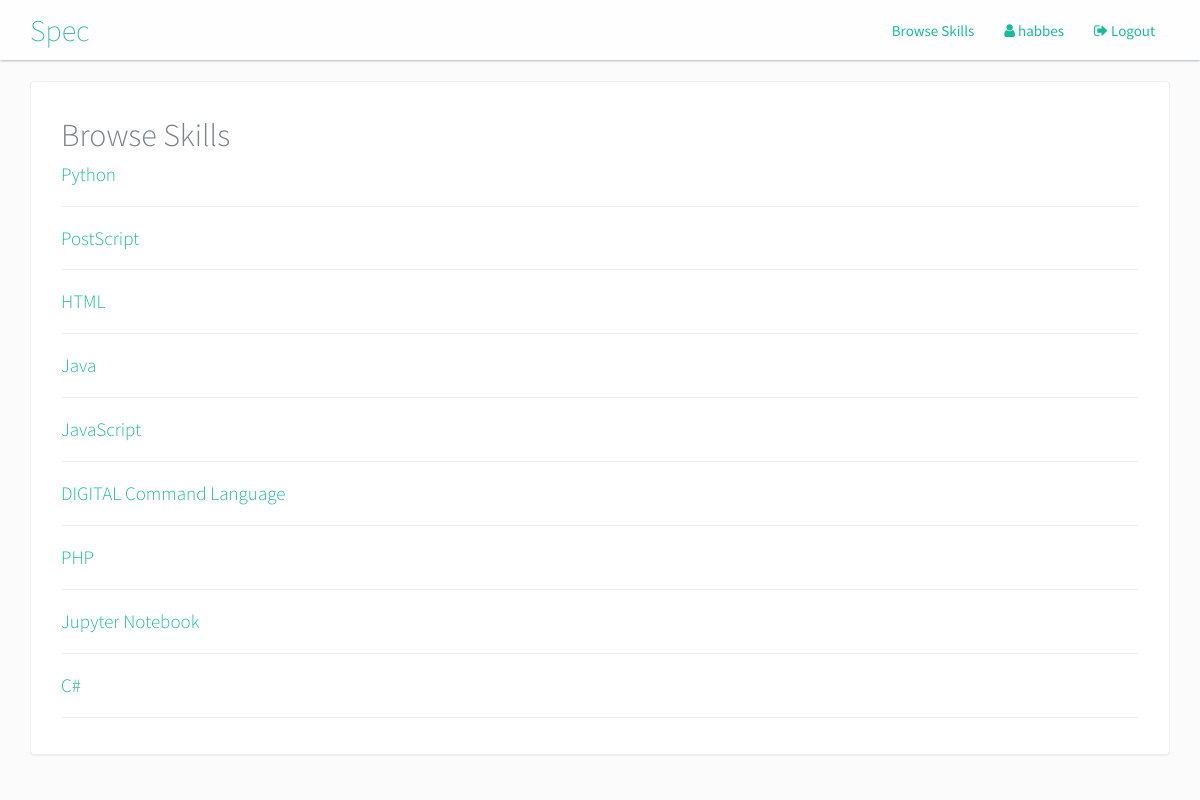
The page /skills/ (signed in) on the database its author committed.
### main/models.py (models this page shows)
class Skill(models.Model):
    name = models.CharField(max_length=255)
    description = models.TextField(default='', null=True)

### specskills/views.py (the view)
class IndexView(ListView):
    template_name = 'skills/index.html'
    context_object_name = 'skills'
    model = Skill
    def get_context_data(self, **kwargs):
        ctx = super(IndexView, self).get_context_data(**kwargs)
        user = self.request.user
        if user:
            ctx['user'] = user
            ctx['profile'] = user.profile
        return ctx

### specskills/templates/skills/index.html
{% extends 'main/layout/base.html' %}
{% block content %}
<div class="container">
    <div class="row">
        <div class="col-md-12">
            <div class="panel panel-default">
                <div class="panel-body">
                    <div class="col-md-12">
                    <h2>Browse Skills</h2>
                    {% if skills|length > 0 %}
                    <div class="skill-list">
                        {% for skill in skills %}
                        <div class="skill-list-item">
                            <h4><a href="{% url 'skills:detail' skill.id %}">{{ skill.name }}</a></h4>
                        </div>
                        <hr>
                        {% endfor %}
                    </div>
                    {% else %}
                    <p><em>No skills found.</em></p>
                    {% endif %}
                    </div>
                </div>
            </div>
        </div>
    </div>
</div>
{% endblock %}

### main/templates/main/layout/base.html (shortened to what this page needs)
{% extends 'main/layout/plain.html' %}
{% block body %}
<nav class="navbar navbar-default">
    <div class="container">
        <div class="navbar-header">
            <a class="navbar-brand logo" href="{% url 'home' %}">Spec</a>
        </div>
        <div class="collapse navbar-collapse">
            <ul class="nav navbar-nav navbar-right">
                <li><a href="{% url 'skills:home' %}">Browse Skills</a></li>
                {% if user and user.is_authenticated %}
                <li><a href="{% url 'profile:projects' user.username %}">
                    <i class="fa fa-user"></i> {{ user.username }}</a></li>
                <li><a href="{% url 'logout' %}"><i class="fa fa-sign-out"></i> Logout</a></li>
                {% else %}
                <li><a href="{% url 'auth' %}">
                    <i class="fa fa-login"></i> Sign In</a></li>
                {% endif %}
            </ul>
        </div>
    </div>
</nav>
{% block content %}{% endblock %}
{% endblock %}

### main/static/css/style.css (style rules this page uses)
body { font-family: 'Source Sans Pro', sans-serif; font-size: 15px; background-color: #fbfbfb; color: #7C838A; }
h1,h2,h4,h5,h6, .h1,.h2,.h3,.h4,.h5,.h6 { font-family: 'Source Sans Pro', sans-serif; font-weight: 300; }
.navbar { border-radius:0px; background: rgba(255,255,255,0.7); box-shadow: 0px 0px 3px; }
.logo { font-weight: lighter; }
.navbar-brand { font-size: 2em; position:relative; top:-5px; }
.logo, a, a:hover, a:visited, a:focus, .navbar-default .navbar-brand, .navbar-default .navbar-brand:focus, .navbar-default .navbar-brand:hover, .navbar-default .navbar-nav>li>a, .navbar-default .navbar-nav>li>a:hover, .navbar-default .navbar-nav>li>a:focus { color: #18bc9c; }

### rows shown on the page
Skill: name "Python"
Skill: name "PostScript"
Skill: name "HTML"
Skill: name "Java"
Skill: name "JavaScript"
Skill: name "DIGITAL Command Language"
Skill: name "PHP"
Skill: name "Jupyter Notebook"
Skill: name "C#"

### other values the page prints
{{ user.username }} "habbes"
